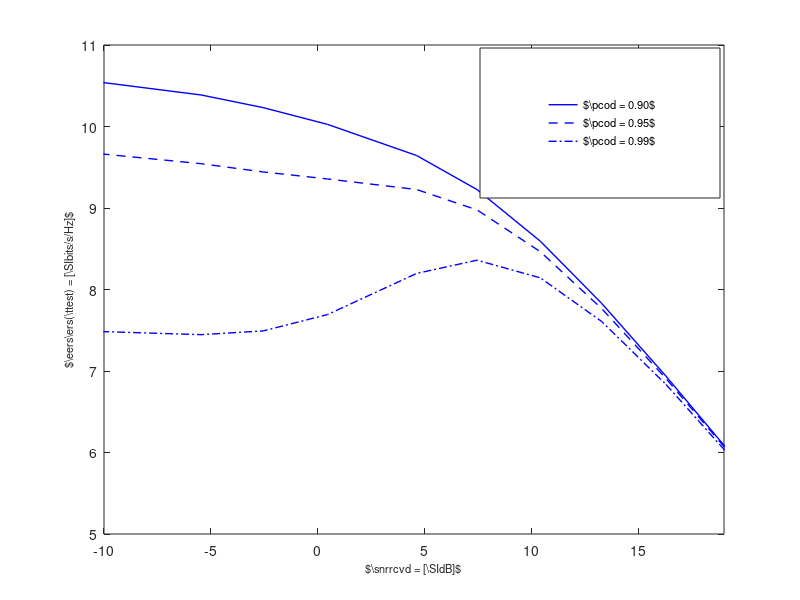

Source code (MATLAB): (Note: this script raises an error after producing the figure.)
close all;
clear all;

pdf = 0;
ETT = 0;
rs_SNR = 1;
test_SNR = 1;

Fontsize = 8;


if pdf
    h = openfig('P_ST_Rx.fig');
    pbaspect([1 0.62 1]);
    hl = legend('Empirical','Theoretical');
    set(hl, 'Location', 'SouthEast', 'FontSize', Fontsize);
    set(hl, 'position',[0.57 0.68 0.335 0.15]);
    xlabel('$\eprcvd$ = [dBm]','FontSize', Fontsize);
    ylabel('pdf','FontSize', Fontsize);

    laprint(h, '../P_ST_Rx', 'options', 'factory', 'width', 8, 'scalefonts',...
        'on', 'factor',0.5, 'keepfontprops', 'on');
    close all;


    h = openfig('P_ST_Tx.fig');
    pbaspect([1 0.62 1]);
    hl = legend('Empirical','Theoretical');
    set(hl, 'Location', 'SouthEast', 'FontSize', Fontsize);
    set(hl, 'position',[0.57 0.68 0.335 0.15]);
    xlabel('$\epreg$ = [dBm]','FontSize', Fontsize);
    ylabel('pdf','FontSize', Fontsize);

    laprint(h, '../P_ST_Tx', 'options', 'factory', 'width', 8, 'scalefonts',...
        'on', 'factor',0.5, 'keepfontprops', 'on');
    close all;

    h = openfig('P_PR_Rx.fig');
    pbaspect([1 0.62 1]);
    hl = legend('Empirical','Theoretical');
    set(hl, 'Location', 'SouthEast', 'FontSize', Fontsize);
    set(hl, 'position',[0.57 0.68 0.335 0.15]);
    xlabel('$\eprcvdpr$ = [dBm]','FontSize', Fontsize);
    ylabel('pdf','FontSize', Fontsize);

    laprint(1, '../P_PR_Rx', 'options', 'factory', 'width', 8, 'scalefonts',...
        'on', 'factor',0.5, 'keepfontprops', 'on');
    close all;

    h = openfig('R_s.fig');
    pbaspect([1 0.62 1]);
    hl = legend('Empirical','Theoretical');
    set(hl, 'Location', 'SouthEast', 'FontSize', Fontsize);
    set(hl, 'position',[0.57 0.68 0.335 0.15]);
    xlabel('$\ers$ = [bits/sec/Hz]','FontSize', Fontsize);
    ylabel('pdf','FontSize', Fontsize);

    laprint(h, '../R_s', 'options', 'factory', 'width', 8, 'scalefonts',...
        'on', 'factor',0.5, 'keepfontprops', 'on'); 
end

if ETT
    load('ETT_results');
    [taux rsx pocx] = plotyy(tau, rs, tau, poc_model);
    set(taux(2),'XTick',[]);
    decimate = 3;
    index = (1:decimate:length(tau));
    set(taux, 'NextPlot','add');
    plot(taux(2), tau(index), poc_data(index), 'kx');

    decimate = 3;
    index = (1:decimate:length(tau));
    set(taux, 'NextPlot','add');
    plot(taux(1), tau(index), rs(index), 'kx', 'HandleVisibility','off');

    set(taux, 'NextPlot','add');
    plot(taux(1), 0.735, 7.0183, 'ks', 'HandleVisibility','off');

    set(taux, 'NextPlot','add');
    plot(taux(2), 0.735, 0.95, 'ks', 'HandleVisibility','off');

    set(taux(1),'ycolor','k');
    Ytick_R =  round(linspace(min(rs), max(rs), 6)*10000)/10000;
    Ytick_PC = round(linspace(0.5, 1, 6)*10000)/10000;
    set(taux(1),'ycolor','k','ylim',[min(rs) max(rs)],'ytick',Ytick_R, 'Yticklabel', sprintf('%0.2f|', Ytick_R));
    set(taux(2),'ycolor','k','ylim', [0.5 1],'ytick',Ytick_PC, 'Yticklabel', sprintf('%0.2f|', Ytick_PC));
    set(rsx,'color','b','LineWidth',1);
    set(pocx(1),'color','b','LineWidth',1,'LineStyle','--');


    xlabel('$\test = [\SI{}{ms}]$', 'FontSize', Fontsize);
    ylabel(taux(1),'$\e{\ers}{\ers}  = [\SI{}{bits/s/Hz}]$', 'FontSize', Fontsize);% left y-axis
    ylabel(taux(2),'$\pco$', 'FontSize', Fontsize); % right y-axis
    hl = legend({'$\e{\ers}{\ers}$','$\pco$','Empirical'});
    set(hl, 'Location', 'SouthEast', 'FontSize', Fontsize);
    set(hl, 'position',[0.6 0.56 0.3 0.25]);

    hor = 7.0536;
    hor2 = 7.0183;
    ver = 0.735;
    line([ver 2.5],[hor hor],'LineStyle',':','Color','k','LineWidth',1); % horizontal line
    line([ver ver],[6.89 hor],'LineStyle',':','Color','k','LineWidth',1); % vertical line
    line([0 ver],[hor2 hor2],'LineStyle',':','Color','k','LineWidth',1); % horizontal line


    laprint(1, '../ETT', 'options', 'factory', 'width', 8, 'scalefonts',...
        'on', 'factor',0.5, 'keepfontprops', 'on');
end

if rs_SNR
    load('test_rs_SNR_results');
    h = figure(1);
    plot(SNR_dB(1,:),rs(1,:),'b','LineWidth',1);
    hold on;
    plot(SNR_dB(2,:),rs(2,:),'b--','LineWidth',1);
    plot(SNR_dB(3,:),rs(3,:),'b-.','LineWidth',1);
    xlabel('$\snrrcvd = [\SI{}{dB}]$', 'FontSize', Fontsize);
    ylabel('$\e{ers}{\ers(\ttest)} = [\SI{}{bits/s/Hz}]$', 'FontSize', Fontsize);
    hl = legend({'$\pcod = 0.90$','$\pcod = 0.95$','$\pcod = 0.99$'});
    set(hl, 'Location', 'SouthEast', 'FontSize', Fontsize);
    set(hl, 'position',[0.6 0.67 0.3 0.25]);    
    
    xlim([-10 19])
    laprint(h, '../Rs_SNR', 'options', 'factory', 'width', 8, 'scalefonts',...
        'on', 'factor',0.5, 'keepfontprops', 'on');
end


if test_SNR
    load('test_rs_SNR_results');
    h = figure(2);
    plot(SNR_dB(1,:),tau(1,:),'b','LineWidth',1)
    hold on
    plot(SNR_dB(2,:),tau(2,:),'b--','LineWidth',1)
    plot(SNR_dB(3,:),tau(3,:),'b-.','LineWidth',1)
    xlabel('$\snrrcvd = [\SI{}{dB}]$', 'FontSize', Fontsize);
    ylabel('$\ttest = [\SI{}{ms}]$', 'FontSize', Fontsize);
    hl = legend({'$\pcod = 0.90$','$\pcod = 0.95$','$\pcod = 0.99$'});
    set(hl, 'Location', 'SouthEast', 'FontSize', Fontsize);
    set(hl, 'position',[0.6 0.67 0.3 0.25]);  
    xlim([-10 19]);
    laprint(h, '../test_SNR', 'options', 'factory', 'width', 8, 'scalefonts',...
        'on', 'factor',0.5, 'keepfontprops', 'on');   
    
end